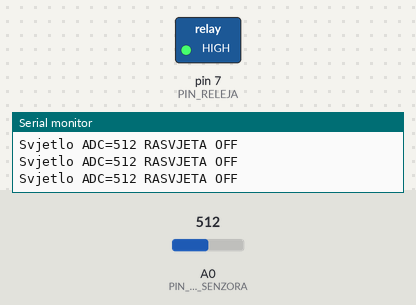
Bench run of a sketch on a simulated Arduino Uno, built with avr-gcc and run on an emulated ATmega328P. On the bench: switched loads named in the sketch (green lamp = pin HIGH), the last lines printed to the serial monitor. The test bench sets the inputs (shaded band); at power-on: A0 (PIN_SVJETLOSNOG_SENZORA) = 512.

Above: at 1.2 s.
1.3 s: A0 (PIN_SVJETLOSNOG_SENZORA) set to 312
2.8 s: A0 (PIN_SVJETLOSNOG_SENZORA) set to 293
At 3.8 s:
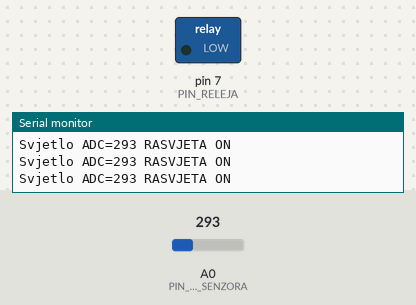
4.3 s: A0 (PIN_SVJETLOSNOG_SENZORA) set to 488
5.8 s: A0 (PIN_SVJETLOSNOG_SENZORA) set to 512
At 6.6 s:
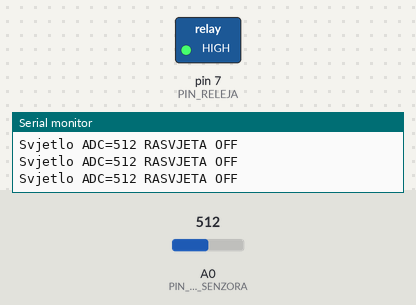
7.3 s: A0 (PIN_SVJETLOSNOG_SENZORA) set to 122
At 8.0 s:
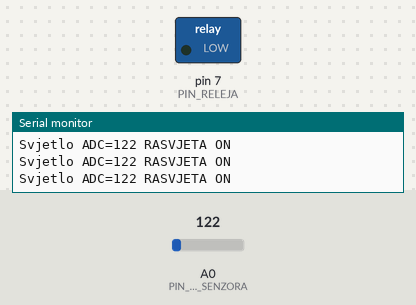
Timing chart, 0 to 9.8 s (numbered marks = the images above; inputs shaded):
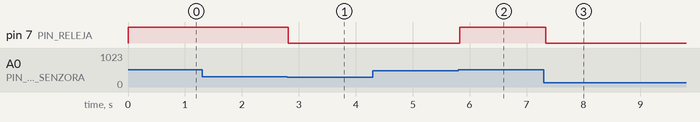

The sketch:

LV09_TEMT6000_Relej.ino
```cpp
// LV09: TEMT6000 upravlja relejem koji predstavlja rasvjetu.
// Kontakti releja ostaju prazni; ne prikljucuj 230 V.
const byte PIN_SVJETLOSNOG_SENZORA = A0;
const byte PIN_RELEJA = 7;
const bool RELEJ_AKTIVAN_NA_LOW = true;
const int PRAG_MRAKA = 300;     // Prilagodi izmjerenim uvjetima.
const int PRAG_SVJETLA = 500;   // Mora biti veci od PRAG_MRAKA.
bool rasvjetaUkljucena = false;

void postaviRelej(bool ukljucen) {
  if (RELEJ_AKTIVAN_NA_LOW) {
    if (ukljucen) {
      digitalWrite(PIN_RELEJA, LOW);
    } else {
      digitalWrite(PIN_RELEJA, HIGH);
    }
  } else {
    if (ukljucen) {
      digitalWrite(PIN_RELEJA, HIGH);
    } else {
      digitalWrite(PIN_RELEJA, LOW);
    }
  }
}

void setup() {
  postaviRelej(false);  // Iskljucena razina prije ukljucenja izlaza.
  pinMode(PIN_RELEJA, OUTPUT);
  Serial.begin(9600);
}

void loop() {
  int osvijetljenost = analogRead(PIN_SVJETLOSNOG_SENZORA);
  if (osvijetljenost <= PRAG_MRAKA) {
    rasvjetaUkljucena = true;
  } else if (osvijetljenost >= PRAG_SVJETLA) {
    rasvjetaUkljucena = false;
  }
  // Izmedju pragova ne mijenjamo zapamceno stanje: to je histereza.
  postaviRelej(rasvjetaUkljucena);

  Serial.print(F("Svjetlo ADC="));
  Serial.print(osvijetljenost);
  if (rasvjetaUkljucena) {
    Serial.println(F(" RASVJETA ON"));
  } else {
    Serial.println(F(" RASVJETA OFF"));
  }
  delay(100);
}
```

Measured:
- the behaviour switches between 301 and 300 on A0 (PIN_SVJETLOSNOG_SENZORA) (found by bisection; images 0 and 1)
- the behaviour switches between 499 and 500 on A0 (PIN_SVJETLOSNOG_SENZORA) (found by bisection; images 1 and 2)
- after the input at 2.8 s, pin 7 (PIN_RELEJA): HIGH → LOW at once
- after the input at 5.8 s, pin 7 (PIN_RELEJA): LOW → HIGH at once
- after the input at 7.3 s, pin 7 (PIN_RELEJA): HIGH → LOW at once
